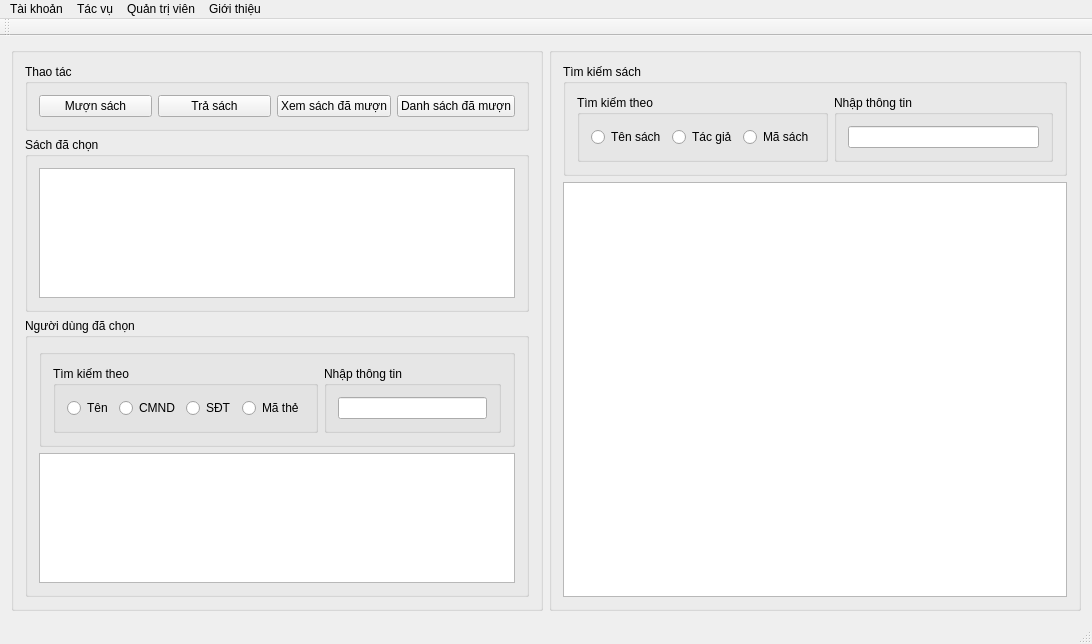
<?xml version="1.0" encoding="UTF-8"?>
<ui version="4.0">
 <class>MainWindow</class>
 <widget class="QMainWindow" name="MainWindow">
  <property name="geometry">
   <rect>
    <x>0</x>
    <y>0</y>
    <width>1092</width>
    <height>644</height>
   </rect>
  </property>
  <property name="windowTitle">
   <string>Quản lý thư viện</string>
  </property>
  <property name="windowIcon">
   <iconset>
    <normaloff>C:/Users/̉̉̉̉̉̉ku/Downloads/1498673348_bookshelf-2i0xcxy.png</normaloff>C:/Users/̉̉̉̉̉̉ku/Downloads/1498673348_bookshelf-2i0xcxy.png</iconset>
  </property>
  <widget class="QWidget" name="centralWidget">
   <layout class="QHBoxLayout" name="horizontalLayout_6">
    <item>
     <widget class="QGroupBox" name="col1">
      <property name="title">
       <string/>
      </property>
      <layout class="QVBoxLayout" name="verticalLayout_5">
       <item>
        <widget class="QGroupBox" name="groupAction">
         <property name="title">
          <string>Thao tác</string>
         </property>
         <layout class="QGridLayout" name="gridLayout">
          <item row="0" column="0">
           <widget class="QPushButton" name="btnBorrowBook">
            <property name="text">
             <string>Mượn sách</string>
            </property>
           </widget>
          </item>
          <item row="0" column="1">
           <widget class="QPushButton" name="btnReturnBook">
            <property name="text">
             <string>Trả sách</string>
            </property>
           </widget>
          </item>
          <item row="0" column="2">
           <widget class="QPushButton" name="btnListBorrowBook">
            <property name="text">
             <string>Xem sách đã mượn</string>
            </property>
           </widget>
          </item>
          <item row="0" column="3">
           <widget class="QPushButton" name="btnListBorrowUser">
            <property name="text">
             <string>Danh sách đã mượn</string>
            </property>
           </widget>
          </item>
         </layout>
        </widget>
       </item>
       <item>
        <widget class="QGroupBox" name="groupSelectedBook">
         <property name="title">
          <string>Sách đã chọn</string>
         </property>
         <layout class="QVBoxLayout" name="verticalLayout_2">
          <item>
           <widget class="QTableView" name="tableSelectedBook"/>
          </item>
         </layout>
        </widget>
       </item>
       <item>
        <widget class="QGroupBox" name="groupUsers">
         <property name="title">
          <string>Người dùng đã chọn</string>
         </property>
         <layout class="QVBoxLayout" name="verticalLayout_4">
          <item>
           <widget class="QGroupBox" name="groupSearchUser">
            <property name="title">
             <string/>
            </property>
            <layout class="QHBoxLayout" name="horizontalLayout_5">
             <item>
              <widget class="QGroupBox" name="groupSearchBy">
               <property name="title">
                <string>Tìm kiếm theo</string>
               </property>
               <layout class="QHBoxLayout" name="horizontalLayout_4">
                <item>
                 <widget class="QRadioButton" name="radioNameSearchUser">
                  <property name="text">
                   <string>Tên</string>
                  </property>
                 </widget>
                </item>
                <item>
                 <widget class="QRadioButton" name="radioIDSearchUser">
                  <property name="text">
                   <string>CMND</string>
                  </property>
                 </widget>
                </item>
                <item>
                 <widget class="QRadioButton" name="radioPhoneSearchUser">
                  <property name="text">
                   <string>SĐT</string>
                  </property>
                 </widget>
                </item>
                <item>
                 <widget class="QRadioButton" name="radioIDCardSearchUser">
                  <property name="text">
                   <string>Mã thẻ</string>
                  </property>
                 </widget>
                </item>
               </layout>
              </widget>
             </item>
             <item>
              <widget class="QGroupBox" name="groupQuerySearchUser">
               <property name="title">
                <string>Nhập thông tin</string>
               </property>
               <layout class="QVBoxLayout" name="verticalLayout_3">
                <item>
                 <widget class="QLineEdit" name="inputQuerySearchUser"/>
                </item>
               </layout>
              </widget>
             </item>
            </layout>
           </widget>
          </item>
          <item>
           <widget class="QTableView" name="tableListUser"/>
          </item>
         </layout>
        </widget>
       </item>
      </layout>
     </widget>
    </item>
    <item>
     <widget class="QGroupBox" name="col2">
      <property name="title">
       <string/>
      </property>
      <layout class="QVBoxLayout" name="verticalLayout">
       <item>
        <widget class="QGroupBox" name="groupSearchBook">
         <property name="title">
          <string>Tìm kiếm sách</string>
         </property>
         <layout class="QHBoxLayout" name="horizontalLayout_3">
          <item>
           <widget class="QGroupBox" name="groupSearchBookBy">
            <property name="title">
             <string>Tìm kiếm theo</string>
            </property>
            <layout class="QHBoxLayout" name="horizontalLayout_2">
             <item>
              <widget class="QRadioButton" name="radioNameSearchBook">
               <property name="text">
                <string>Tên sách</string>
               </property>
              </widget>
             </item>
             <item>
              <widget class="QRadioButton" name="radioAuthorSearchBook">
               <property name="text">
                <string>Tác giả</string>
               </property>
              </widget>
             </item>
             <item>
              <widget class="QRadioButton" name="radioIDSearchBook">
               <property name="text">
                <string>Mã sách</string>
               </property>
              </widget>
             </item>
            </layout>
           </widget>
          </item>
          <item>
           <widget class="QGroupBox" name="groupInputSearchBook">
            <property name="title">
             <string>Nhập thông tin</string>
            </property>
            <layout class="QHBoxLayout" name="horizontalLayout">
             <item>
              <widget class="QLineEdit" name="inputQuerySearchBook"/>
             </item>
            </layout>
           </widget>
          </item>
         </layout>
        </widget>
       </item>
       <item>
        <widget class="QTableView" name="tableListBookSearch"/>
       </item>
      </layout>
     </widget>
    </item>
   </layout>
  </widget>
  <widget class="QMenuBar" name="menuBar">
   <property name="geometry">
    <rect>
     <x>0</x>
     <y>0</y>
     <width>1092</width>
     <height>21</height>
    </rect>
   </property>
   <widget class="QMenu" name="menuT_i_kho_n">
    <property name="title">
     <string>Tài khoản</string>
    </property>
    <addaction name="actionSignOut"/>
    <addaction name="ActionProfile"/>
    <addaction name="separator"/>
   </widget>
   <widget class="QMenu" name="menuT_c_v">
    <property name="title">
     <string>Tác vụ</string>
    </property>
    <addaction name="actionBorrowBook"/>
    <addaction name="actionInOutBook"/>
    <addaction name="actionCreateAcc"/>
   </widget>
   <widget class="QMenu" name="menuQu_n_tr_vi_n">
    <property name="title">
     <string>Quản trị viên</string>
    </property>
    <addaction name="actionManageShift"/>
    <addaction name="actionManageEmployee"/>
    <addaction name="actionManageAccount"/>
    <addaction name="actionManageBook"/>
   </widget>
   <widget class="QMenu" name="menuAbout">
    <property name="title">
     <string>Giới thiệu</string>
    </property>
   </widget>
   <addaction name="menuT_i_kho_n"/>
   <addaction name="menuT_c_v"/>
   <addaction name="menuQu_n_tr_vi_n"/>
   <addaction name="menuAbout"/>
  </widget>
  <widget class="QToolBar" name="mainToolBar">
   <attribute name="toolBarArea">
    <enum>TopToolBarArea</enum>
   </attribute>
   <attribute name="toolBarBreak">
    <bool>false</bool>
   </attribute>
  </widget>
  <widget class="QStatusBar" name="statusBar"/>
  <action name="actionSignOut">
   <property name="text">
    <string>Đăng xuất</string>
   </property>
  </action>
  <action name="ActionProfile">
   <property name="text">
    <string>Thông tin tài khoản</string>
   </property>
  </action>
  <action name="actionBorrowBook">
   <property name="text">
    <string>Mượn trả sách</string>
   </property>
  </action>
  <action name="actionInOutBook">
   <property name="text">
    <string>Nhập xuất sách</string>
   </property>
  </action>
  <action name="actionQu_n_l_t_i_kho_n">
   <property name="text">
    <string>Quản lý tài khoản</string>
   </property>
  </action>
  <action name="actionQu_n_l_nh_n_vi_n">
   <property name="text">
    <string>Quản lý nhân viên</string>
   </property>
  </action>
  <action name="actionCreateAcc">
   <property name="text">
    <string>Đăng ký tài khoản</string>
   </property>
  </action>
  <action name="actionManageShift">
   <property name="text">
    <string>Quản lý ca làm việc</string>
   </property>
  </action>
  <action name="actionManageEmployee">
   <property name="text">
    <string>Quản lý nhân viên</string>
   </property>
  </action>
  <action name="actionManageAccount">
   <property name="text">
    <string>Quản lý tài khoản</string>
   </property>
  </action>
  <action name="actionManageBook">
   <property name="text">
    <string>Quản lý sách</string>
   </property>
  </action>
 </widget>
 <layoutdefault spacing="6" margin="11"/>
 <resources/>
 <connections/>
</ui>
